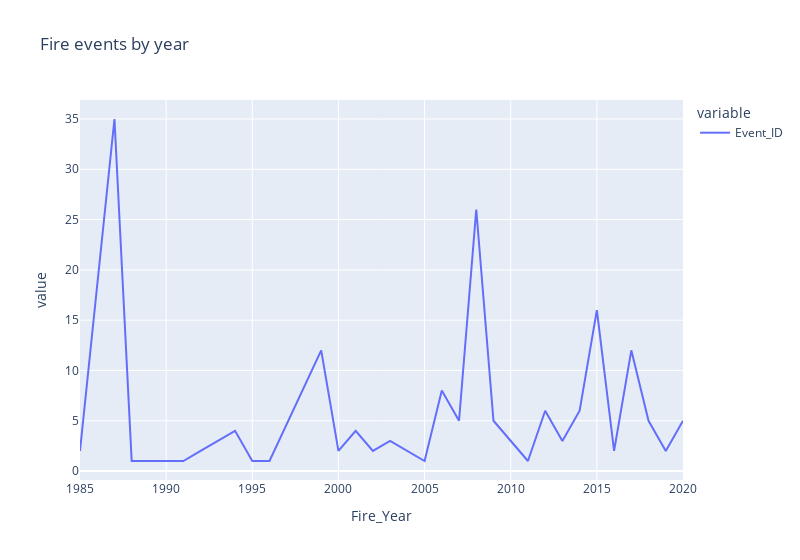

The cell this chart's notebook holds for it:
### Code cell
fig = px.line(single_region_fires[single_region_fires['US_L3NAME']=='Klamath Mountains/California High North Coast Range'].groupby('Fire_Year').count()['Event_ID'],
        width=800, title='Fire events by year'
        )

fig.update_layout()

### Figure 1 — Plotly figure (JSON) as saved in the notebook; plotly's stock layout.template omitted (floating-point values rounded to 4 significant figures)
{"data": [{"hovertemplate": "variable=Event_ID<br>Fire_Year=%{x}<br>value=%{y}<extra></extra>", "legendgroup": "Event_ID", "line": {"color": "#636efa", "dash": "solid"}, "marker": {"symbol": "circle"}, "mode": "lines", "name": "Event_ID", "orientation": "v", "showlegend": true, "type": "scatter", "x": [1985, 1987, 1988, 1990, 1991, 1992, 1994, 1995, 1996, 1999, 2000, 2001, 2002, 2003, 2004, 2005, 2006, 2007, 2008, 2009, 2011, 2012, 2013, 2014, 2015, 2016, 2017, 2018, 2019, 2020], "xaxis": "x", "y": [2, 35, 1, 1, 1, 2, 4, 1, 1, 12, 2, 4, 2, 3, 2, 1, 8, 5, 26, 5, 1, 6, 3, 6, 16, 2, 12, 5, 2, 5], "yaxis": "y"}], "layout": {"legend": {"title": {"text": "variable"}, "tracegroupgap": 0}, "title": {"text": "Fire events by year"}, "width": 800, "xaxis": {"anchor": "y", "domain": [0, 1], "title": {"text": "Fire_Year"}}, "yaxis": {"anchor": "x", "domain": [0, 1], "title": {"text": "value"}}}}
